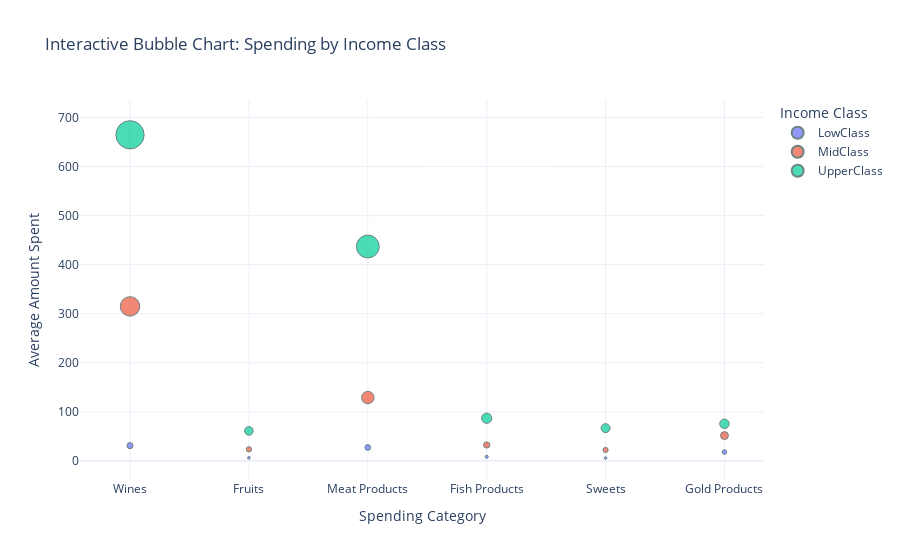

Write notebook code for a chart like this one.
### Code cell
import plotly.express as px

# Step 1: Prepare Data
spend_columns = ['MntWines', 'MntFruits', 'MntMeatProducts', 'MntFishProducts', 'MntSweetProducts', 'MntGoldProds']
spend_data = data.groupby('IncomeClass')[spend_columns].mean().reset_index()

# Rename columns for clarity
spend_data = spend_data.rename(columns={
    'MntWines': 'Wines',
    'MntFruits': 'Fruits',
    'MntMeatProducts': 'Meat Products',
    'MntFishProducts': 'Fish Products',
    'MntSweetProducts': 'Sweets',
    'MntGoldProds': 'Gold Products'
})

# Melt data for Plotly compatibility
spend_data_melted = spend_data.melt(id_vars='IncomeClass', var_name='Category', value_name='AverageSpent')

# Step 2: Create Interactive Bubble Chart
fig = px.scatter(
    spend_data_melted,
    x='Category',
    y='AverageSpent',
    size='AverageSpent',
    color='IncomeClass',
    title="Interactive Bubble Chart: Spending by Income Class",
    labels={'Category': 'Spending Category', 'AverageSpent': 'Average Amount Spent'},
    hover_data={'AverageSpent': ':.2f', 'IncomeClass': True},
    template='plotly_white'
)

# Step 3: Layout Adjustments
fig.update_traces(marker=dict(line=dict(width=1, color='DarkSlateGrey')))
fig.update_layout(
    xaxis_title="Spending Category",
    yaxis_title="Average Amount Spent",
    legend_title="Income Class"
)

# Step 4: Show the Interactive Chart
fig.show()

### Figure 1 — Plotly figure (JSON) as saved in the notebook; plotly's stock layout.template omitted (floating-point values rounded to 4 significant figures)
{"data": [{"customdata": [["LowClass"], ["LowClass"], ["LowClass"], ["LowClass"], ["LowClass"], ["LowClass"]], "hovertemplate": "IncomeClass=%{customdata[0]}<br>Spending Category=%{x}<br>Average Amount Spent=%{marker.size:.2f}<extra></extra>", "legendgroup": "LowClass", "marker": {"color": "#636efa", "line": {"color": "DarkSlateGrey", "width": 1}, "size": [30.82, 6.059, 27.24, 8.146, 5.676, 17.74], "sizemode": "area", "sizeref": 1.662, "symbol": "circle"}, "mode": "markers", "name": "LowClass", "orientation": "v", "showlegend": true, "type": "scatter", "x": ["Wines", "Fruits", "Meat Products", "Fish Products", "Sweets", "Gold Products"], "xaxis": "x", "y": [30.82, 6.059, 27.24, 8.146, 5.676, 17.74], "yaxis": "y"}, {"customdata": [["MidClass"], ["MidClass"], ["MidClass"], ["MidClass"], ["MidClass"], ["MidClass"]], "hovertemplate": "IncomeClass=%{customdata[0]}<br>Spending Category=%{x}<br>Average Amount Spent=%{marker.size:.2f}<extra></extra>", "legendgroup": "MidClass", "marker": {"color": "#EF553B", "line": {"color": "DarkSlateGrey", "width": 1}, "size": [314.8, 23.41, 128.9, 32.25, 22.12, 51.45], "sizemode": "area", "sizeref": 1.662, "symbol": "circle"}, "mode": "markers", "name": "MidClass", "orientation": "v", "showlegend": true, "type": "scatter", "x": ["Wines", "Fruits", "Meat Products", "Fish Products", "Sweets", "Gold Products"], "xaxis": "x", "y": [314.8, 23.41, 128.9, 32.25, 22.12, 51.45], "yaxis": "y"}, {"customdata": [["UpperClass"], ["UpperClass"], ["UpperClass"], ["UpperClass"], ["UpperClass"], ["UpperClass"]], "hovertemplate": "IncomeClass=%{customdata[0]}<br>Spending Category=%{x}<br>Average Amount Spent=%{marker.size:.2f}<extra></extra>", "legendgroup": "UpperClass", "marker": {"color": "#00cc96", "line": {"color": "DarkSlateGrey", "width": 1}, "size": [664.7, 60.93, 436.8, 86.78, 66.59, 75.44], "sizemode": "area", "sizeref": 1.662, "symbol": "circle"}, "mode": "markers", "name": "UpperClass", "orientation": "v", "showlegend": true, "type": "scatter", "x": ["Wines", "Fruits", "Meat Products", "Fish Products", "Sweets", "Gold Products"], "xaxis": "x", "y": [664.7, 60.93, 436.8, 86.78, 66.59, 75.44], "yaxis": "y"}], "layout": {"legend": {"itemsizing": "constant", "title": {"text": "Income Class"}, "tracegroupgap": 0}, "title": {"text": "Interactive Bubble Chart: Spending by Income Class"}, "xaxis": {"anchor": "y", "domain": [0, 1], "title": {"text": "Spending Category"}}, "yaxis": {"anchor": "x", "domain": [0, 1], "title": {"text": "Average Amount Spent"}}}}
